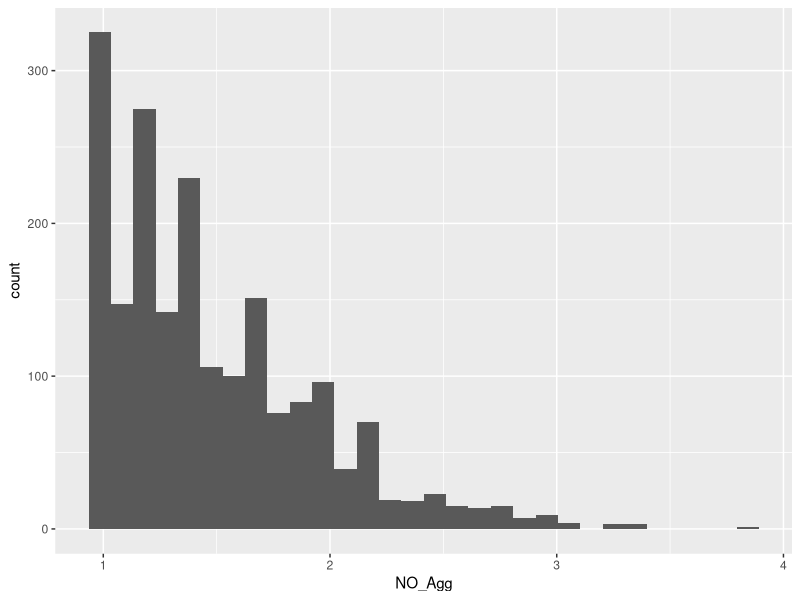
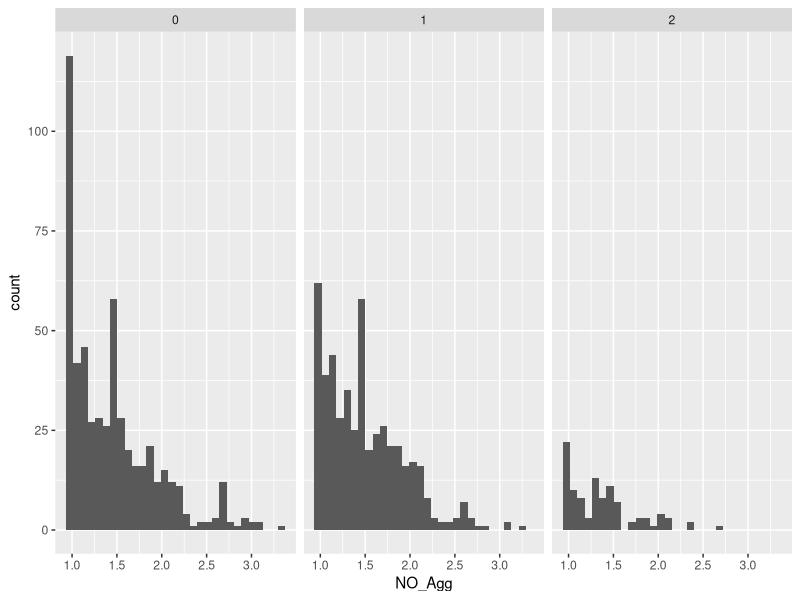
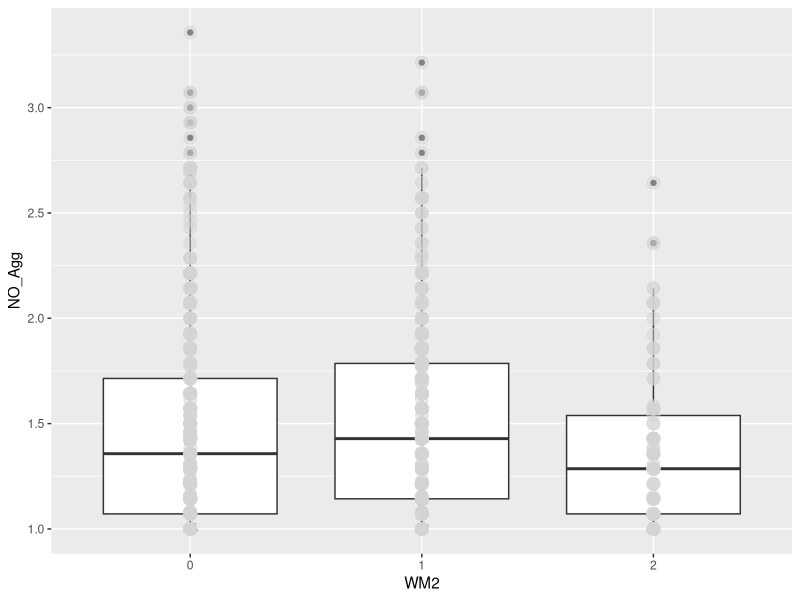
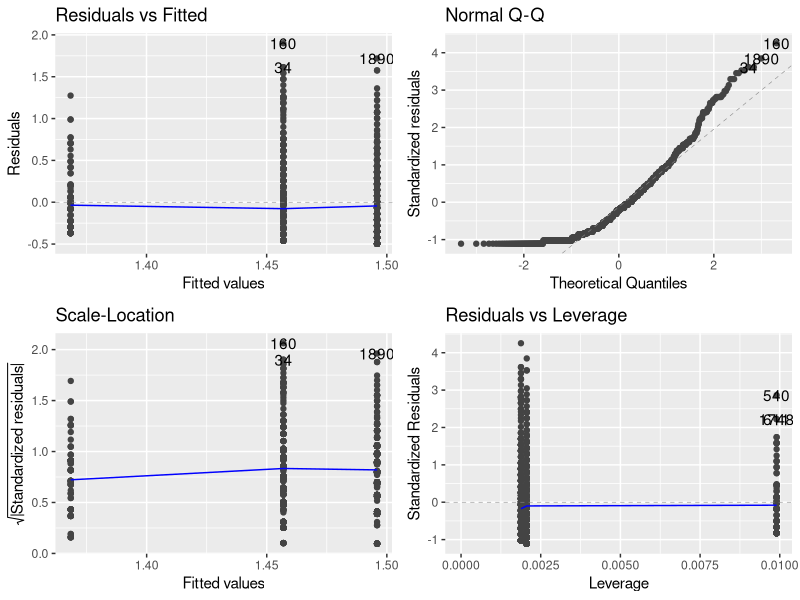
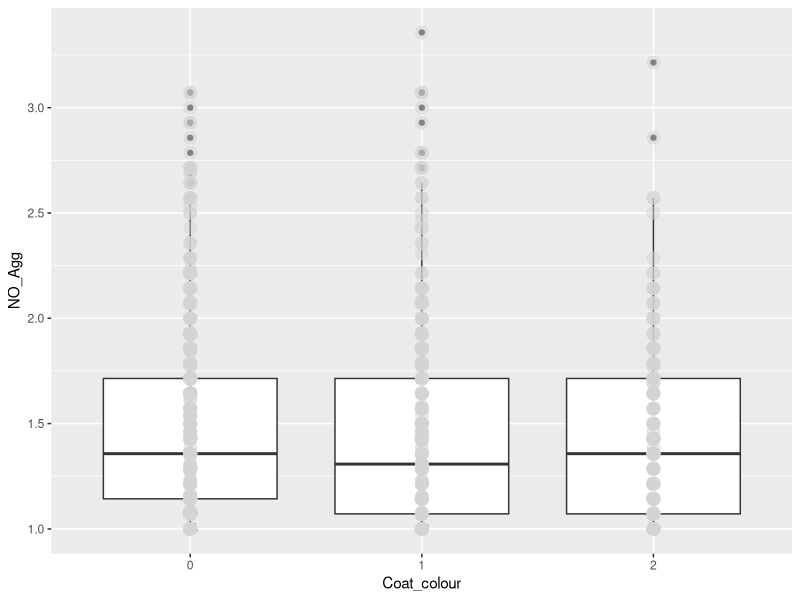
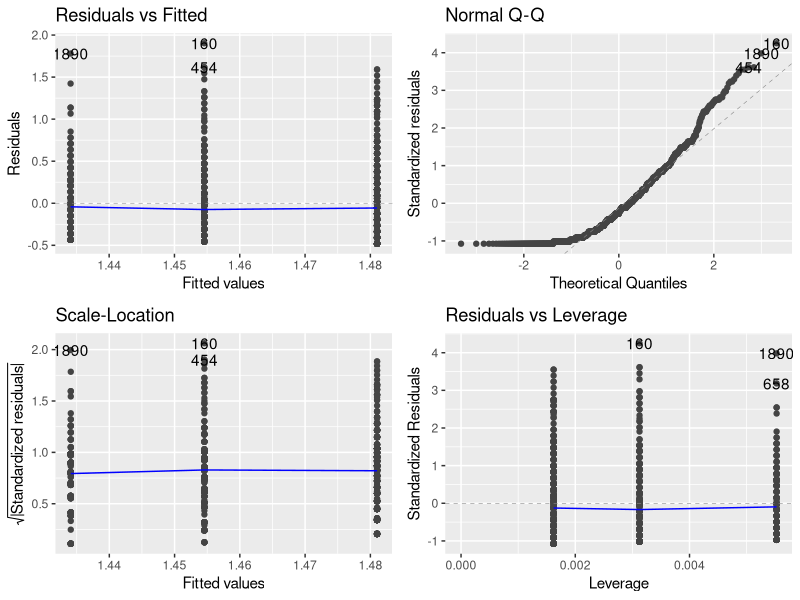
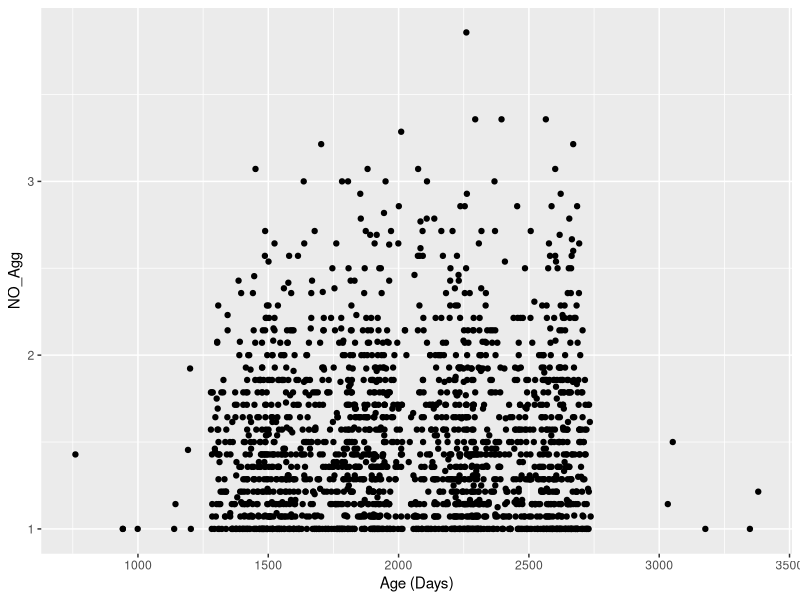
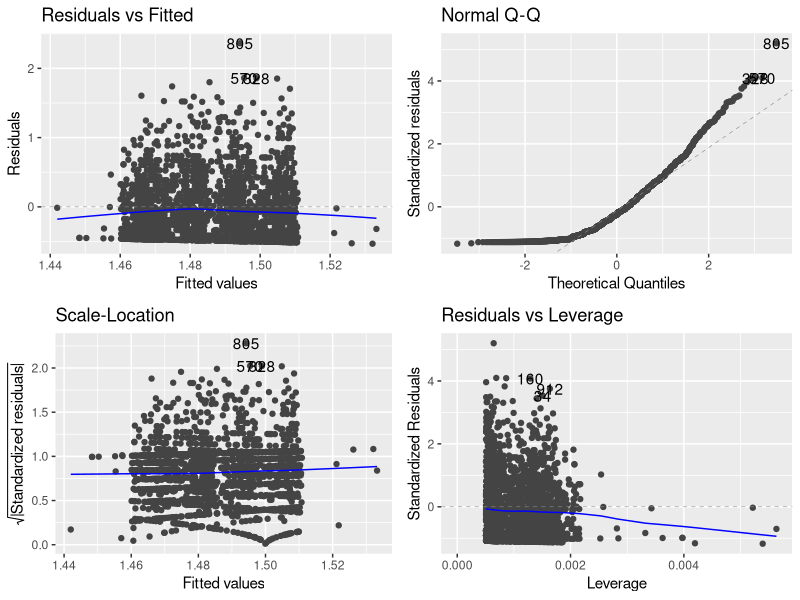

Here is the R script that generated these plots, in order:
## ---- chunk 1
rm(list = ls())
library(tidyverse)
library(here)
library(ggfortify)
## ---- chunk 2
DOG <- read.csv(here("Data", "Secor-Cap-Dap-data.csv"))
## ---- chunk 3
DOG$Fixed <- DOG$Gender_status %% 2
## ---- chunk 4
summary(DOG)
## ---- chunk 5
ggplot(DOG, aes(x = NO_Agg)) + geom_histogram()
## ---- chunk 6
ggplot(data = na.omit(DOG), aes(x = NO_Agg)) + geom_histogram() + facet_wrap(~WM2)
## ---- chunk 7
DOG$WM2 <- as.factor(DOG$WM2)
ggplot(data = na.omit(DOG), aes(y = NO_Agg, x = WM2)) + geom_boxplot() + geom_point(size = 4, color = 'lightgrey', alpha = 0.5)
## ---- chunk 8
jvelm <- lm(NO_Agg ~ WM2, data = na.omit(DOG))
autoplot(jvelm)
summary(jvelm)
## ---- chunk 9
DOG$Coat_colour <- as.factor(DOG$Coat_colour)
ggplot(data = na.omit(DOG), aes(y = NO_Agg, x = Coat_colour)) + geom_boxplot() + geom_point(size = 4, color = 'lightgrey', alpha = 0.5)
## ---- chunk 10
ccvelm <- lm(NO_Agg ~ Coat_colour, data = na.omit(DOG))
autoplot(ccvelm)
summary(ccvelm)
## ---- chunk 11
ggplot(DOG, aes(y = NO_Agg, x = Age)) + geom_point() + xlab("Age (Days)")
## ---- chunk 12
avelm <- lm(NO_Agg ~ Age, data = DOG)
autoplot(avelm)
## ---- chunk 13
anova(avelm)
summary(avelm) # Starts at Call:
## ---- chunk 14
DOG$Health <- as.factor(DOG$Health)
ggplot(DOG, aes(x = Health, y = NO_Agg)) + geom_boxplot() + geom_point(size = 4, color = 'lightgrey', alpha = 0.5)
## ---- chunk 15
t.test(NO_Agg ~ Health, data = DOG)
## ---- chunk 16
DOG$Gender_status <- as.factor(DOG$Gender_status)
ggplot(data = na.omit(DOG), aes(y = NO_Agg, x = Gender_status)) + geom_boxplot() + geom_point(size = 4, color = 'lightgrey', alpha = 0.5)
## ---- chunk 17
gsvelm <- lm(NO_Agg ~ Gender_status, data = na.omit(DOG))
autoplot(gsvelm)
summary(gsvelm)
## ---- chunk 18
DOG$Fixed <- as.factor(DOG$Fixed)
ggplot(data = na.omit(DOG), aes(x = Fixed, y = NO_Agg)) + geom_boxplot() + geom_point(size = 4, color = 'lightgrey', alpha = 0.5)
## ---- chunk 19
fvelm <- lm(NO_Agg ~ Fixed, data = na.omit(DOG))
autoplot(fvelm)
summary(fvelm)
## ---- chunk 20
DOG$InOut <- as.factor(DOG$InOut)
ggplot(data = na.omit(DOG), aes(x = InOut, y = NO_Agg)) + geom_boxplot() + geom_point(size = 4, color = 'lightgrey', alpha = 0.5)
## ---- chunk 21
iovelm <- lm(NO_Agg ~ InOut, data = na.omit(DOG))
autoplot(iovelm)
summary(iovelm)
## ---- chunk 22
DOG$TimeEx <- as.factor(DOG$TimeEx)
ggplot(data = na.omit(DOG), aes(x = TimeEx, y = NO_Agg)) + geom_boxplot() + geom_point(size = 4, color = 'lightgrey', alpha = 0.5)
## ---- chunk 23
tevelm <- lm(NO_Agg ~ TimeEx, data = na.omit(DOG))
autoplot(tevelm)
summary(tevelm)
